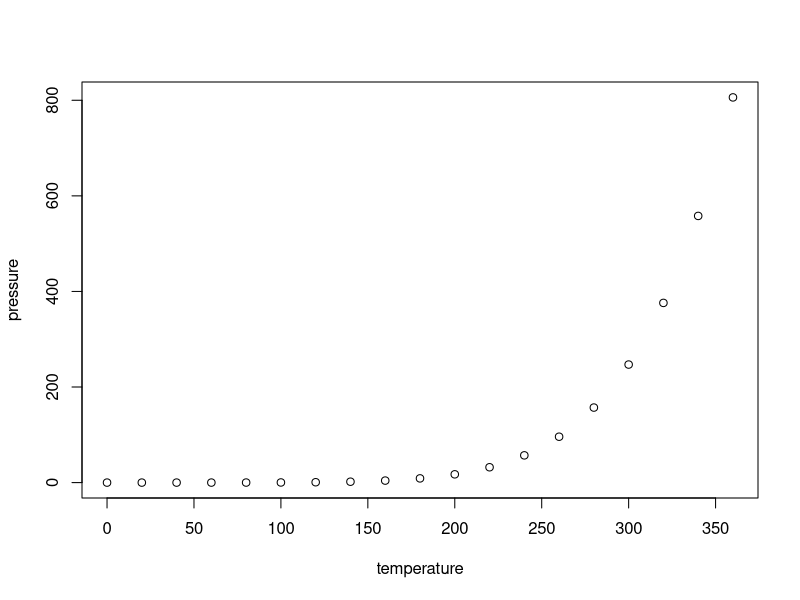
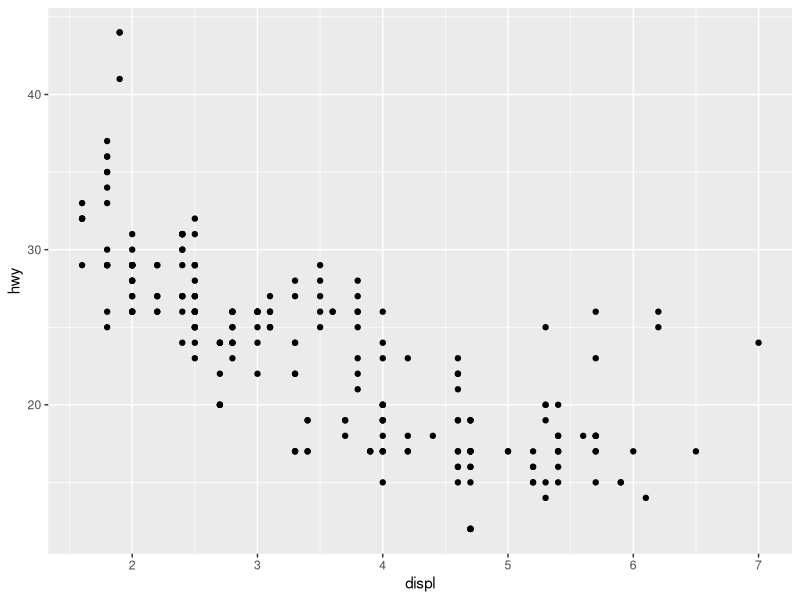
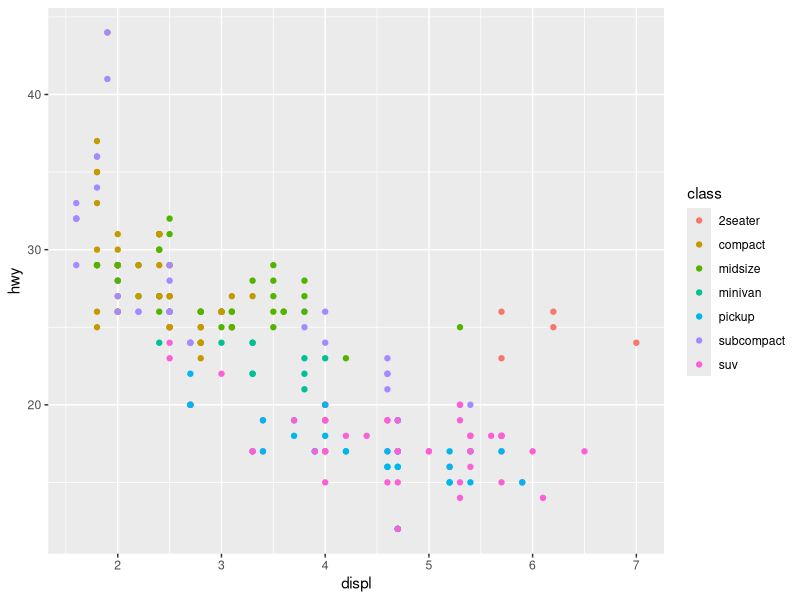
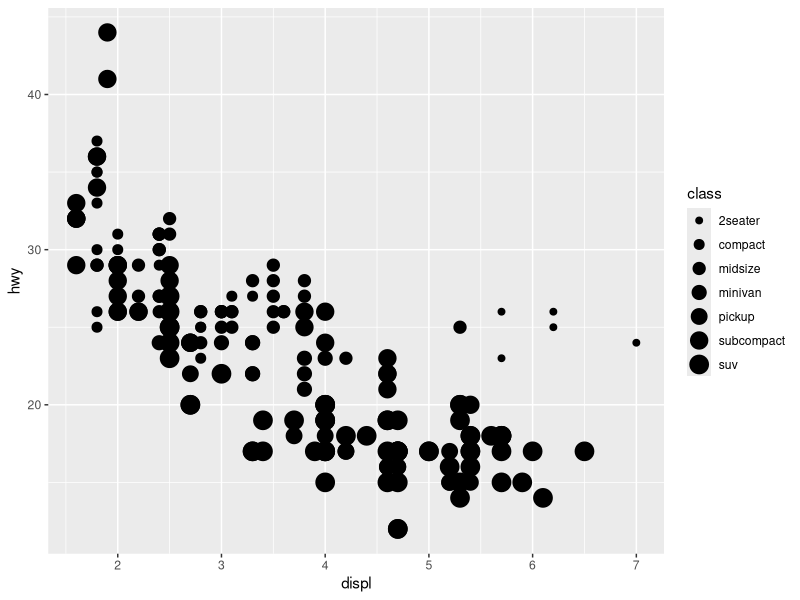
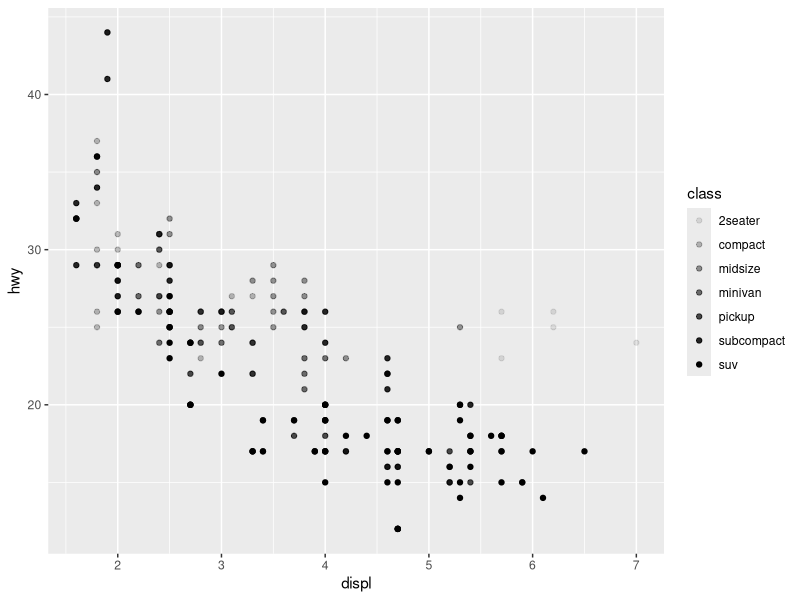
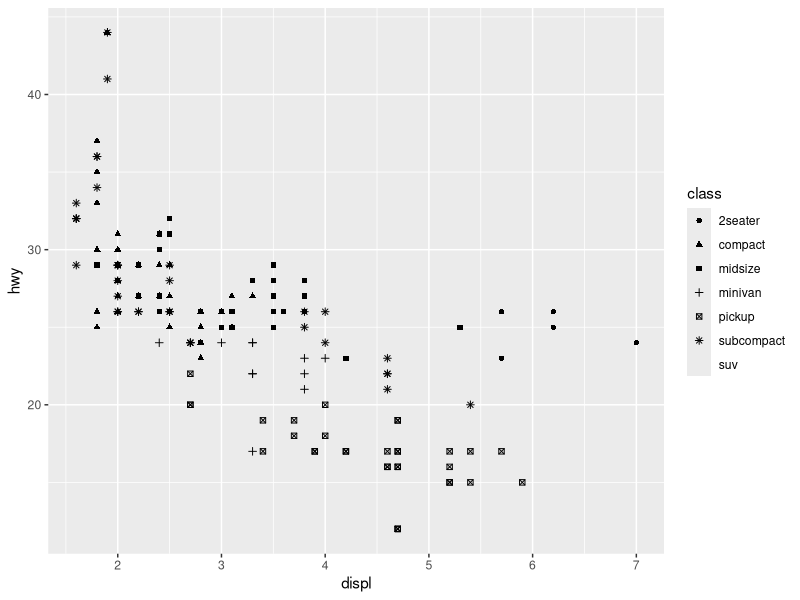
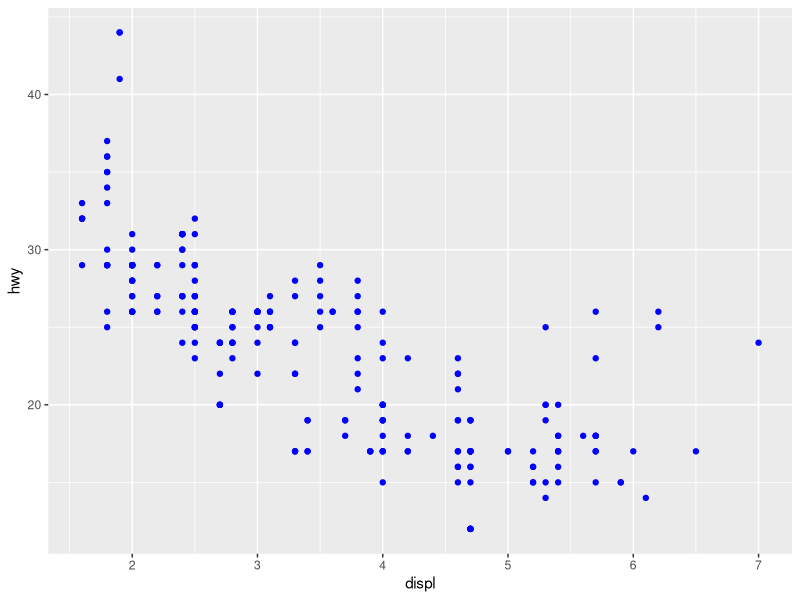
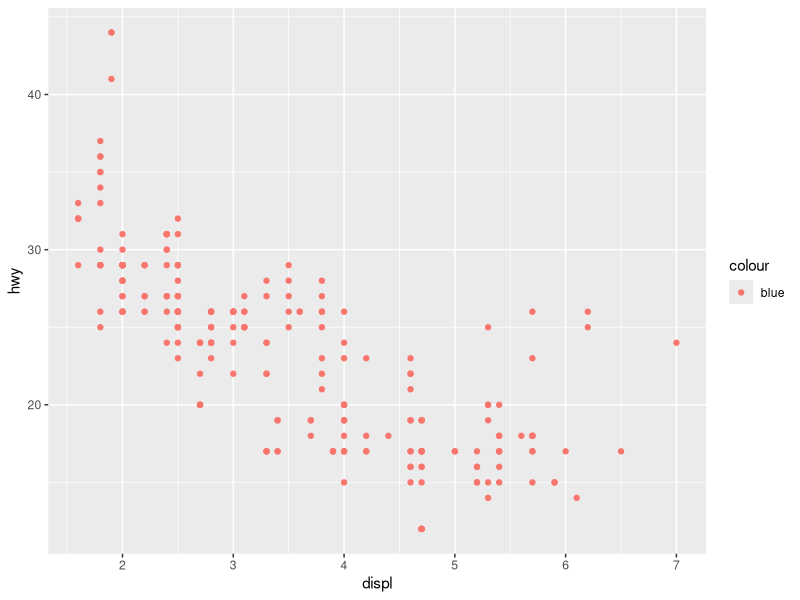

Generate these figures, in order, with R:
## ---- chunk 1
knitr::opts_chunk$set(echo = TRUE)
## ---- chunk 2
summary(cars)
## ---- chunk 3
plot(pressure)
## ---- chunk 4
install.packages("tidyverse")
library(tidyverse)
## ---- chunk 5
ggplot(data = mpg) + 
  geom_point(mapping = aes(x = displ, y = hwy))
## ---- chunk 6
ggplot(data = mpg) + 
  geom_point(mapping = aes(x = displ, y = hwy, color = class))
## ---- chunk 7
ggplot(data = mpg) + 
  geom_point(mapping = aes(x = displ, y = hwy, size = class))
#> Warning: Using size for a discrete variable is not advised.
## ---- chunk 8
# Left
ggplot(data = mpg) + 
  geom_point(mapping = aes(x = displ, y = hwy, alpha = class))

# Right
ggplot(data = mpg) + 
  geom_point(mapping = aes(x = displ, y = hwy, shape = class))
## ---- chunk 9
ggplot(data = mpg) + 
  geom_point(mapping = aes(x = displ, y = hwy), color = "blue")
## ---- chunk 10
ggplot(data = mpg) + 
  geom_point(mapping = aes(x = displ, y = hwy, color = "blue"))
